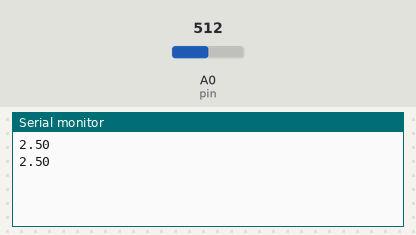
Recording of a sketch running on a simulated Arduino Uno, built with avr-gcc and run on an emulated ATmega328P. Parts: the last lines printed to the serial monitor. The test bench sets the inputs (shaded band); at power-on: A0 (pin) = 512.

Above: at 1.8 s.
1.9 s: A0 (pin) set to 716
At 2.8 s:
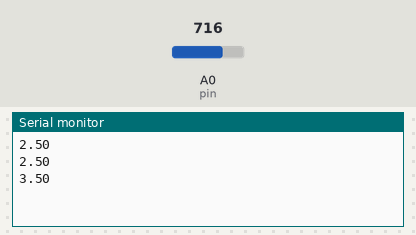
3.4 s: A0 (pin) set to 900
At 4.8 s:
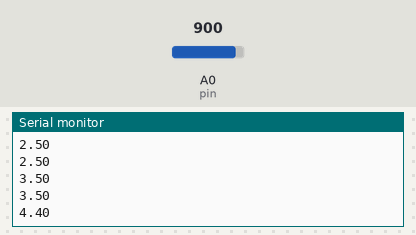
Timing chart, 0 to 6.4 s (numbered marks = the images above; inputs shaded):
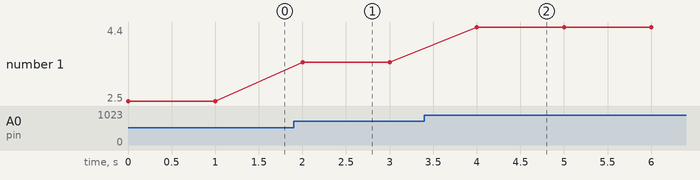

Measured:
- after the input at 1.9 s, the serial monitor: prints a new line after 0.10 s (image 1)
- after the input at 3.4 s, the serial monitor: prints a new line after 0.60 s (image 2)
- plotted number 1: 2.5 → 3.5 after the input at 1.9 s, 3.5 → 4.4 after the input at 3.4 s

The sketch:

VoltMeter.ino
```cpp
int pin = A0;
float val = 0.0;
float volts;
void setup() {
  // put your setup code here, to run once:
  Serial.begin(9600);
  pinMode(pin, INPUT);
}

void loop() {
  // put your main code here, to run repeatedly:
  val = analogRead(pin);
  volts = (5/1023.) * val;
  Serial.println(volts);
  delay(1000);
}
```
